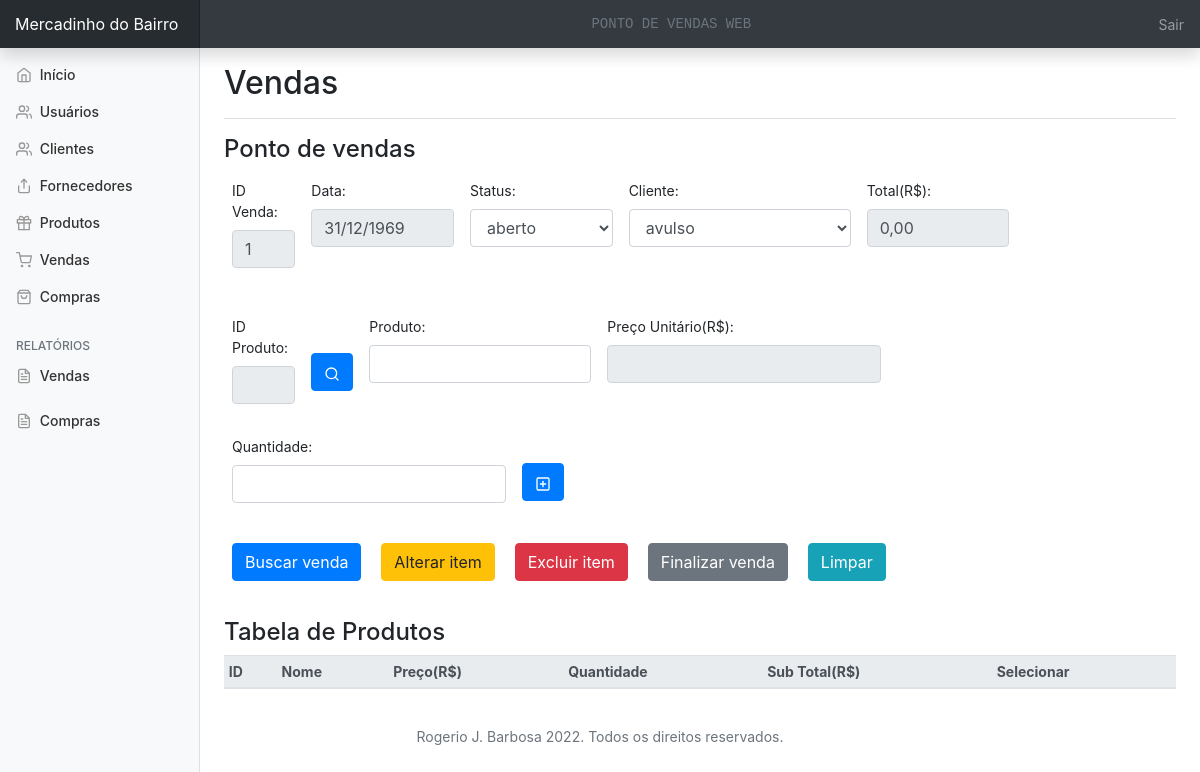
Screenshot of /vendas.php?idVenda=1 with the database file from the repository.
### tables this page shows
CREATE TABLE `vendas` (
  `idVenda` int(11) NOT NULL,
  `data` date NOT NULL,
  `status` char(30) NOT NULL,
  `total` double NOT NULL,
  `fk_idCliente` char(150) NOT NULL
);

### vendas.php (the view, shortened to what this page needs)
<?php
include 'conexao.php';
?>
<!doctype html>
<html lang="pt-br">
<head>
    <link rel="stylesheet" href="https://stackpath.bootstrapcdn.com/bootstrap/4.3.1/css/bootstrap.min.css">
    <link href="css/dashboard.css" rel="stylesheet">
</head>
<body>
    <?php include 'header.php' ?>
    <?php include 'sidemenu.php' ?>
    <main role="main" class="col-md-9 ml-sm-auto col-lg-10 px-4">
        <div
            class="d-flex justify-content-between flex-wrap flex-md-nowrap align-items-center pt-3 pb-2 mb-3 border-bottom">
            <h1 class="h2">Vendas</h1>
        </div>
        <form method="post" action="cadVendas.php">
            <h4>Ponto de vendas</h4>
            <?php
            if (isset($_GET['idVenda'])) {
                $select = "Select * From vendas where idVenda =" . $_GET['idVenda'];
                $query = mysqli_query($con, $select);
                $result = mysqli_fetch_assoc($query);
                $total = number_format($result["total"],2,',','.');
            }
            ?>
            <div class="d-flex flex-row mb-3">
                <div class="form-group p-2 col-sm-1">
                    <label for="idVenda">ID Venda:</label>
                    <input type="text" class="form-control" name="txtIdVenda"
                        value="<?php echo !isset($result['idVenda']) ? "" : $result['idVenda'] ?>" readonly>
                </div>
                <div class="form-group p-2 col-2">
                    <label for="data">Data:</label>
                    <input type="text" class="form-control" name="txtData"
                        value="<?php echo !isset($result['data']) ? "" : date("d/m/Y", strtotime($result['data'])) ?>"
                        readonly>
                </div>
                <div class="form-group p-2 col-2">
                    <label for="status">Status:</label>
                    <select class="form-control" name="txtStatus" require>
                        <?php
                        if (isset($result['status'])) {
                            echo "<option selected value=" . $result['status'] . ">" . $result['status'] . "</option>";
                        } else {
                            echo "<option value='aberto'>aberto</option>";
                            echo "<option value='fechado'>fechado</option>";
                        }
                        ?>
                    </select>
                </div>
                <div class="form-group p-2 col-3">
                    <label for="cliente">Cliente:</label>
                    <select class="form-control" name="txtCliente" require>
                        <?php
                        if (!isset($_GET['idVenda'])) {
                            $select = "Select * From clientes Order By id;";
                            $query = mysqli_query($con, $select);
                            while ($result = mysqli_fetch_assoc($query)) {
                                echo "<option value=" . $result['nome'] . ">" . $result['nome'] . "</option>";
                            }
                        } else {
                            echo "<option selected value=" . $result['fk_idCliente'] . ">" . $result['fk_idCliente'] . "</option>";
                        }
                        ?>
                    </select>
                </div>
                <div class="form-group p-2 col-2">
                    <label for="total">Total(R$):</label>
                    <input type="text" class="form-control" name="txtTotal"
                        value="<?php echo !isset($total) ? "" : $total ?>" readonly>
                </div>
            </div>
                                        <?php
                                        $select = "Select * From vendas Order By idVenda;";
                                        $query = mysqli_query($con, $select);
                                        while ($result = mysqli_fetch_assoc($query)) {
                                            echo "<tr>";
                                            echo "<td>" . $result['idVenda'] . "</td>";
                                            echo "<td>" . $result['data'] . "</td>";
                                            echo "<td>" . $result['status'] . "</td>";
                                            echo "<td>" . $result['fk_idCliente'] . "</td>";
                                            echo "<td>" . $result['total'] . "</td>";
                                            echo "<td><a href=vendas.php?idVenda=" . $result['idVenda'] . " type='submit' class='btn btn-info ml-3' name='btnSelecionar'><span data-feather='check-square'></a></td>";
                                            echo "</tr>";
                                        }
                                        ?>
            <div class="d-flex flex-row mb-3 align-content-between flex-wrap">
                <div class="form-group p-2 col-sm-1 d-flex flex-column">
                    <label for="idProduto">ID Produto:</label>
                    <input type="text" class="form-control" name="txtIdProduto" id="txtIdProduto"
                        value="<?php echo isset($_GET['idVenda']) && isset($_GET['id'])  ? $_GET['id'] : "" ?><?php echo isset($_GET['ref']) ? $_GET['ref'] : "" ?>"
                        readonly>
                </div>
                <div class="form-group p-2 d-flex flex-column align-self-center mt-4">
                    <button type="button" class="btn btn-primary" name="btnBuscarProdutos" data-toggle="modal"
                        data-target="#buscarProdutos"><span data-feather="search"></button>
                </div>
                <div class="form-group p-2 col-3">
                    <label for="produto">Produto:</label>
                    <input type="text" class="form-control" name="txtNome" id="txtNome"
                        value="<?php echo isset($_GET['idVenda']) && isset($_GET['id']) ? $_GET['nome'] : "" ?><?php echo isset($_GET['ref']) ? $_GET['nome'] : "" ?>">
                </div>
                <div class="form-group p-2">
                    <label for="preco">Preço Unitário(R$):</label>
                    <input type="text" class="form-control" name="txtPreco" id="txtPreco"
                        value="<?php echo isset($_GET['idVenda']) && isset($_GET['id']) ? $_GET['preco'] : "" ?><?php echo isset($_GET['ref']) ? $_GET['preco'] : "" ?>"
                        readonly>
                </div>
                <div class="form-group p-2">
                    <label for="quantidade">Quantidade:</label>
                    <input type="number" class="form-control" name="txtQuantidade" id="txtQuantidade"
                        value="<?php echo isset($_GET['idVenda']) && isset($_GET['id']) ? $result['quantidade'] : "" ?><?php echo isset($_GET['ref']) ? $_GET['quantidade'] : "" ?>">
                </div>
                <div class="form-group p-2 d-flex flex-column align-self-center mt-4">
                    <button type="submit" class="btn btn-primary" name="btnAdicionar"
                        onclick()="limpaDadosProdutos()"><span data-feather="plus-square"></span></button>
                </div>
            </div>
            <div class="form-group">
                <button type="button" class="btn btn-primary ml-2" name="btnBuscarVenda" data-toggle="modal"
                    data-target="#buscarVendas">Buscar venda</button>
                <button type="submit" class="btn btn-warning ml-3" name="btnAlterar">Alterar item</button>
                <button type="submit" class="btn btn-danger ml-3" name="btnExcluir">Excluir item</button>
                <button type="submit" class="btn btn-secondary ml-3" name="btnFinalizar">Finalizar venda</button>
                <button type="submit" class="btn btn-info ml-3" name="btnLimpar">Limpar</button>
            </div>
        </form>
        <br>
        <h4>Tabela de Produtos </h4>
        <form action="cadVendas.php" method="POST">
            <div class="table-responsive">
                <table class="table table-hover table-sm">
                    <thead class="thead-light">
                        <tr>
                            <th>ID</th>
                            <th>Nome</th>
                            <th>Preço(R$)</th>
                            <th>Quantidade</th>
                            <th>Sub Total(R$)</th>
                            <th>Selecionar</th>
                        </tr>
                    </thead>
                </table>
            </div>
        </form>
    </main>
    <br>
    <?php include 'footer.php' ?>
</body>
</html>

### css/dashboard.css (style rules this page uses)
body { font-size: .875rem; }
.feather { width: 16px; height: 16px; vertical-align: text-bottom; }
[role="main"] { padding-top: 48px; }

### rows the page displays
vendas: txtIdVenda "1", txtData "31/12/1969", txtStatus "aberto", txtCliente "avulso", txtTotal "0,00"
